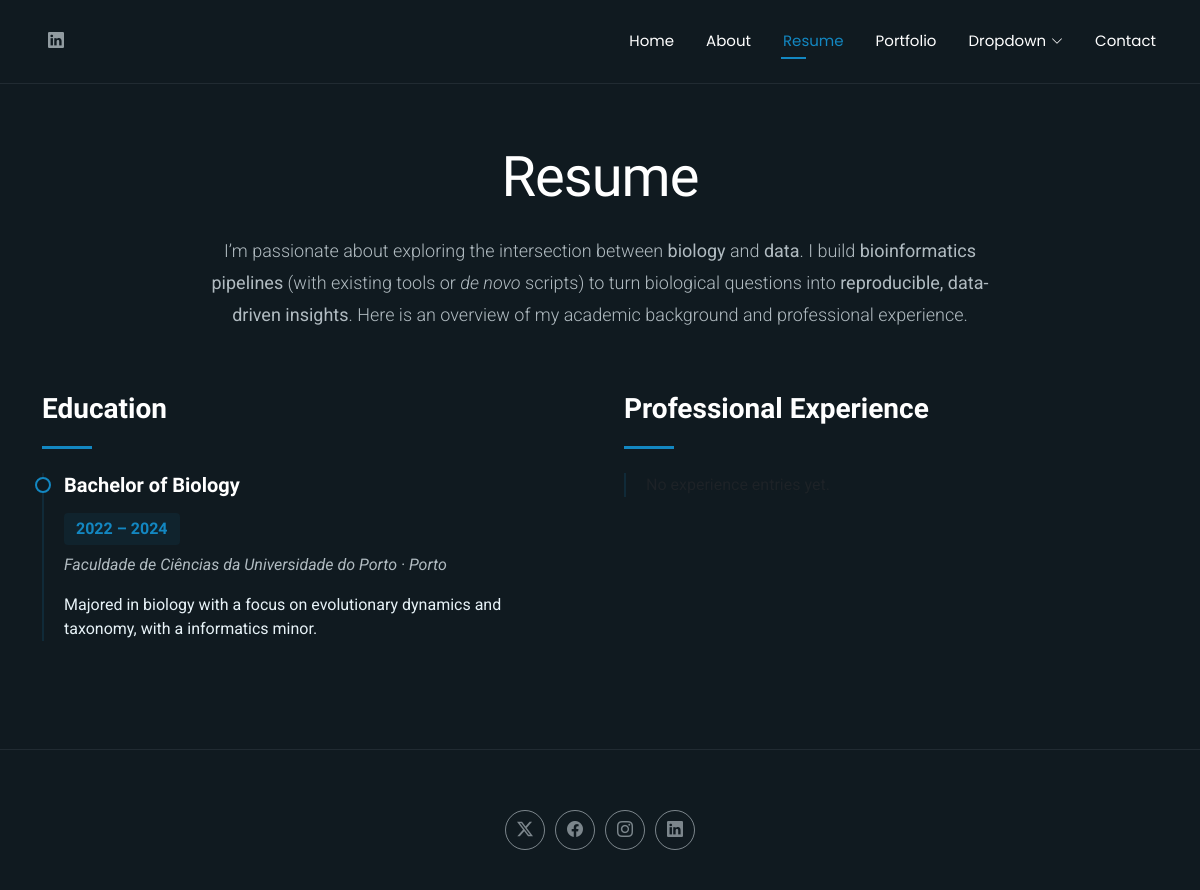
Before: /resume/ with the older database file.
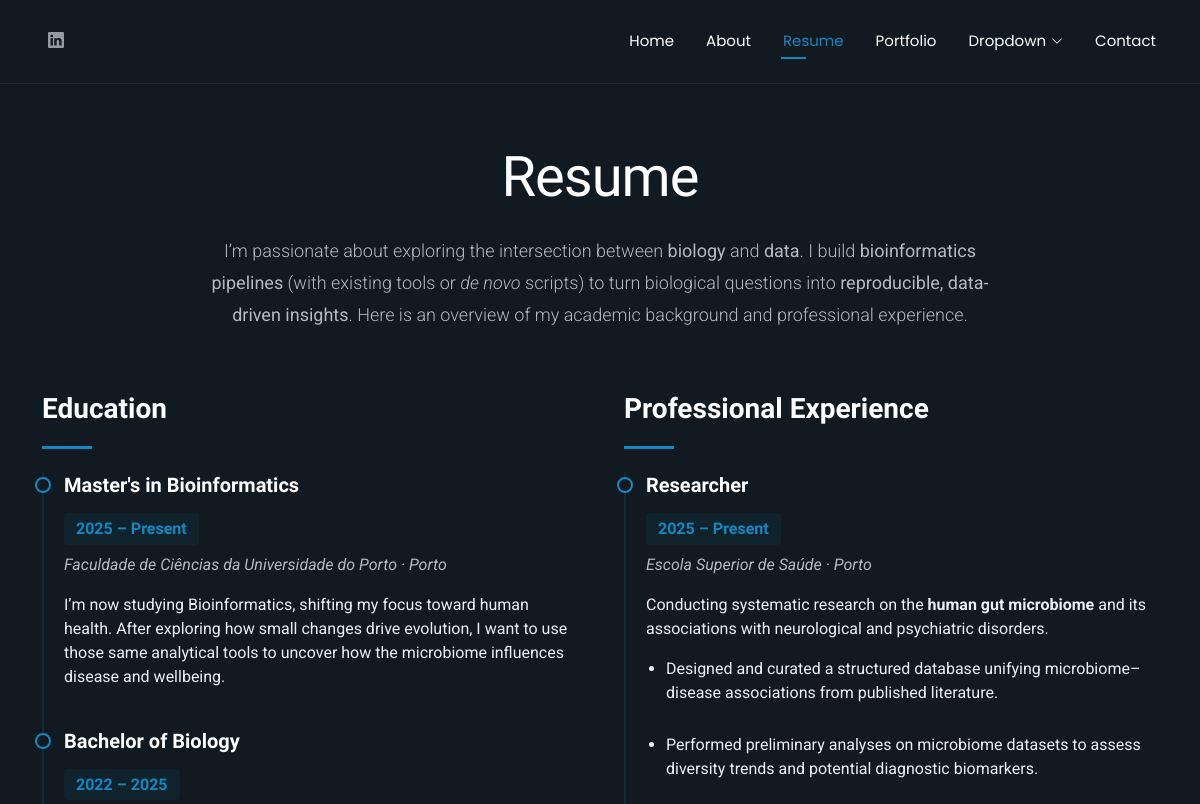
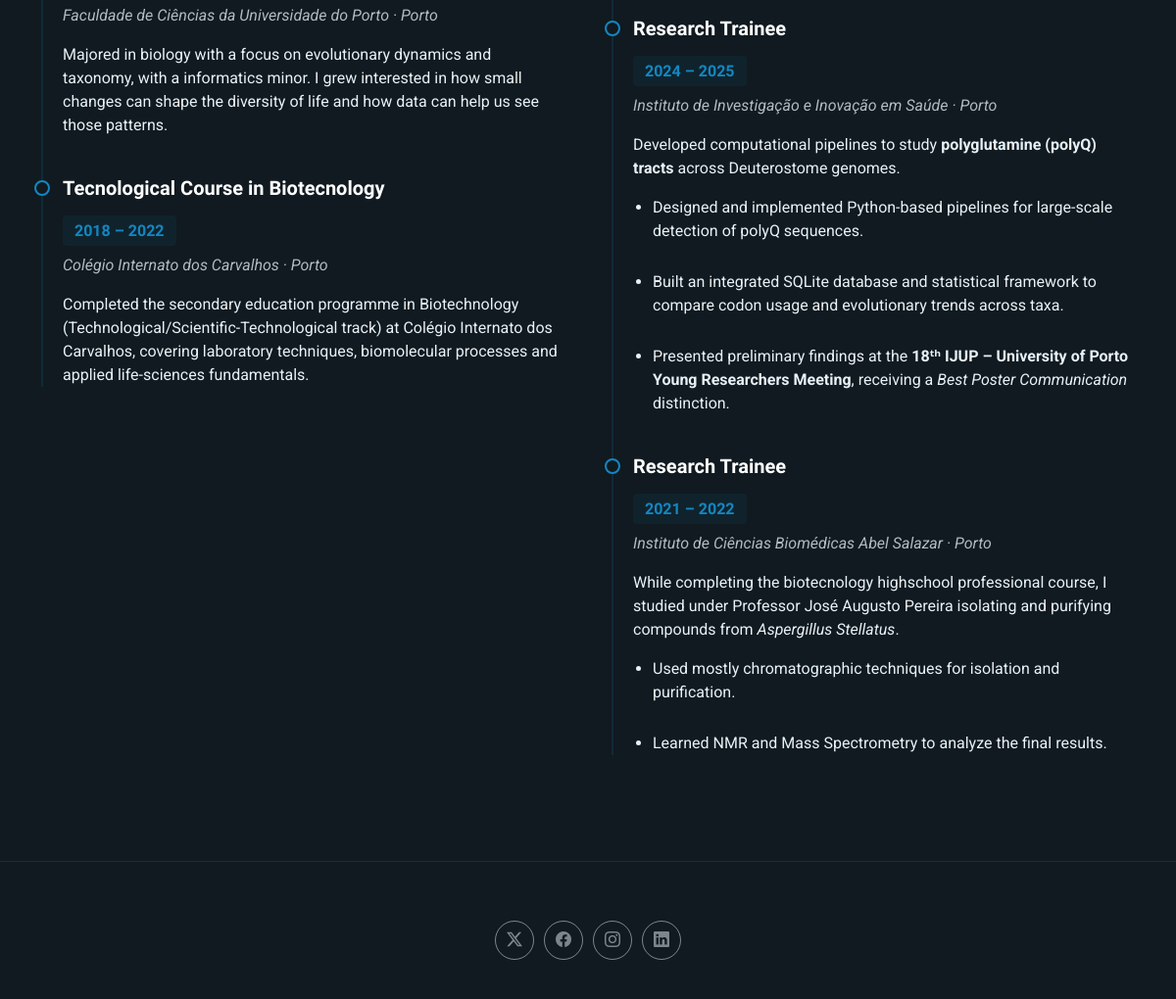
After: the same page with the newer database file (2 pictures, top to bottom).
### main/models.py (models this page shows, shortened)
class Education(models.Model):
    title = models.CharField(max_length=200)
    institution = models.CharField(max_length=200)
    location = models.CharField(max_length=200, blank=True)
    start_year = models.PositiveIntegerField()
    end_year = models.PositiveIntegerField(null=True, blank=True)  # null => Present
    blurb = models.TextField(blank=True)
    order = models.PositiveIntegerField(default=0)
    class Meta:
        ordering = ["order", "-start_year"]

class Experience(models.Model):
    role = models.CharField(max_length=200)
    company = models.CharField(max_length=200)
    location = models.CharField(max_length=200, blank=True)
    start_year = models.PositiveIntegerField()
    end_year = models.PositiveIntegerField(null=True, blank=True)  # null => Present
    blurb = models.TextField(blank=True)
    order = models.PositiveIntegerField(default=0)
    class Meta:
        ordering = ["order", "-start_year"]

class ExperienceBullet(models.Model):
    experience = models.ForeignKey(
        Experience, on_delete=models.CASCADE, related_name="bullets"
    )
    text = models.CharField(max_length=300)
    order = models.PositiveIntegerField(default=0)
    class Meta:
        ordering = ["order", "id"]

### main/views.py (the view)
# urls.py: path("resume/", views.resume, name="resume"),
def resume(request):
    ctx = {
        "educations": Education.objects.all(),
        "experiences": Experience.objects.prefetch_related("bullets").all(),
    }
    return render(request, "resume.html", ctx)

### main/templatetags/markdown_extras.py (called while the page is built)
@register.filter
def markdownify(text):
    if not text:
        return ""
    html = markdown2.markdown(text)
    clean = bleach.clean(
        html,
        tags=["p", "em", "strong", "a", "ul", "ol", "li", "br"],
        attributes={"a": ["href", "title", "target"]},
    )
    return clean

### main/templates/resume.html (shortened to what this page needs)
{% extends "base.html" %}
{% load static %}
{% load markdown_extras %}
{% block body_class %}resume-page{% endblock %}
{% block content %}
<section id="resume" class="resume section">
  <div class="container section-title" data-aos="fade-up">
    <h2>Resume</h2>
    <p class="lead mb-0">
      I’m passionate about exploring the intersection between <strong>biology</strong> and <strong>data</strong>. I build
      <strong>bioinformatics pipelines</strong> (with existing tools or <em>de&nbsp;novo</em> scripts) to turn biological questions
      into <strong>reproducible, data-driven insights</strong>. Here is an overview of my academic background and professional experience.
    </p>
  </div>
  <div class="container" data-aos="fade-up" data-aos-delay="100">
    <div class="row g-5">
      <div class="col-lg-6">
        <div class="resume-item" data-aos="fade-up">
          <h3 class="resume-title">Education</h3>
          <div class="resume-content">
            {% if educations %}
              {% for edu in educations %}
                <article class="education-item">
                  <h4>{{ edu.title }}</h4>
                  <h5 class="resume-year">
                    <span class="year-range">{{ edu.start_year }} – {{ edu.end_year|default:"Present" }}</span></h5>
                  <p class="institution"><em>{{ edu.institution }}                    {% if edu.location %}
                      <span class=" location">· {{ edu.location }}</span>
                    {% endif %}</em></p>
                  {% if edu.blurb %}
                    <p>{{ edu.blurb|linebreaksbr }}</p>
                  {% endif %}
                </article>
              {% endfor %}
            {% else %}
              <p class="text-body-secondary">No education entries yet.</p>
            {% endif %}
          </div>
        </div>
      </div>
      <div class="col-lg-6">
        <div class="resume-item" data-aos="fade-up" data-aos-delay="100">
          <h3 class="resume-title">Professional Experience</h3>
          <div class="resume-content">
            {% if experiences %}
              {% for exp in experiences %}
                <article class="experience-item">
                  <h4>{{ exp.role }}</h4>
                  <h5>
                    {{ exp.start_year }} – {{ exp.end_year|default:"Present" }}
                  </h5>
                  <p class="company"><em>{{ exp.company }} {% if exp.location %} · <span class="company">{{ exp.location }}</span>{% endif %}</em></p>
                  {% if exp.blurb %}
                    <p>{{ exp.blurb|markdownify|safe }}</p>
                  {% endif %}
                  {% if exp.bullets.all %}
                    {% if exp.bullets.all|length %}
                      <ul>
                        {% for b in exp.bullets.all %}
                          <li>{{ b.text|markdownify|safe }}</li>
                        {% endfor %}
                      </ul>
                    {% endif %}
                  {% endif %}
                </article>
              {% endfor %}
            {% else %}
              <p class="text-body-secondary">No experience entries yet.</p>
            {% endif %}
          </div>
        </div>
      </div>
    </div>
  </div>
</section>
{% endblock %}

### main/templates/base.html (shortened to what this page needs)
{% load static %}
<!DOCTYPE html>
<html lang="en" data-bs-theme="{{ theme|default:'dark' }}">
<head>
  <link href="{% static 'assets/vendor/bootstrap/css/bootstrap.min.css' %}" rel="stylesheet">
  <link href="{% static 'assets/vendor/bootstrap-icons/bootstrap-icons.css' %}" rel="stylesheet">
  <link href="{% static 'assets/vendor/aos/aos.css' %}" rel="stylesheet">
  <link href="{% static 'assets/vendor/swiper/swiper-bundle.min.css' %}" rel="stylesheet">
  <link href="{% static 'assets/vendor/glightbox/css/glightbox.min.css' %}" rel="stylesheet">
  <link href="{% static 'assets/css/main.css' %}" rel="stylesheet">
</head>
<body class="{% block body_class %}{% endblock %}">
    <header id="header" class="header d-flex align-items-center light-background sticky-top">
    <div class="container position-relative d-flex align-items-center justify-content-between">
      <nav id="navmenu" class="navmenu">
        <ul>
          <li><a href="{% url 'home' %}" class="{% if request.resolver_match.url_name == 'home' %}active{% endif %}">Home</a></li>
          <li><a href="{% url 'about' %}" class="{% if request.resolver_match.url_name == 'about' %}active{% endif %}">About</a></li>
          <li><a href="{% url 'resume' %}" class="{% if request.resolver_match.url_name == 'resume' %}active{% endif %}">Resume</a></li>
          <li><a href="{% url 'portfolio' %}" class="{% if request.resolver_match.url_name == 'portfolio' %}active{% endif %}">Portfolio</a></li>
          <li class="dropdown">
            <a href="#"><span>Dropdown</span> <i class="bi bi-chevron-down toggle-dropdown"></i></a>
          </li>
          <li><a href="{% url 'contact' %}" class="{% if request.resolver_match.url_name == 'contact' %}active{% endif %}">Contact</a></li>
        </ul>
      </nav>
      <div class="header-social-links">
        <a href="#" class="linkedin"><i class="bi bi-linkedin"></i></a>
      </div>
    </div>
  </header>
  <main class="main">
    {% block content %}
    {% endblock %}
  </main>
  <footer id="footer" class="footer">
    <div class="container">
      <div class="social-links d-flex justify-content-center">
        <a href="#"><i class="bi bi-twitter-x"></i></a>
        <a href="#"><i class="bi bi-facebook"></i></a>
        <a href="#"><i class="bi bi-instagram"></i></a>
        <a href="#"><i class="bi bi-linkedin"></i></a>
      </div>
    </div>
  </footer>
</body>
</html>

### main/templates/base.html (style rules this page uses)
html, body { background-color:var(--bs-body-bg); color:var(--bs-body-color); }
.header.light-background { background:transparent !important; }
.section, .container, .main, .footer { background:transparent !important; }

Changed rows visible on the page:
added Education: title "Master's in Bioinformatics", start_year "2025", end_year "Present", institution "Faculdade de Ciências da Universidade do Porto", location "Porto", blurb "I’m now studying Bioinformatics, shifting my focus toward human health. After exploring how small changes drive evolution, I want to use those same analytical tools to uncover how the microbiome influences disease and wellbeing."
changed Education "Bachelor of Biology": end_year "2024" → "2025"; blurb "Majored in biology with a focus on evolutionary dynamics and taxonomy, with a informatics minor." → "…with a informatics minor. I grew interested in how small changes can shape the diversity of life and how data can help us see those patterns."
added Education: title "Tecnological Course in Biotecnology", start_year "2018", end_year "2022", institution "Colégio Internato dos Carvalhos", location "Porto", blurb "Completed the secondary education programme in Biotechnology (Technological/Scientific-Technological track) at Colégio Internato dos Carvalhos, covering laboratory techniques, biomolecular processes and applied life-sciences fundamentals."
added Experience: role "Researcher", start_year "2025", end_year "Present", company "Escola Superior de Saúde", location "Porto", blurb "Conducting systematic research on the human gut microbiome and its associations with neurological and psychiatric disorders."
added ExperienceBullet: text "Designed and curated a structured database unifying microbiome–disease associations from published literature.", shown under "Researcher"
added ExperienceBullet: text "Performed preliminary analyses on microbiome datasets to assess diversity trends and potential diagnostic biomarkers.", shown under "Researcher"
added Experience: role "Research Trainee", start_year "2024", end_year "2025", company "Instituto de Investigação e Inovação em Saúde", location "Porto", blurb "Developed computational pipelines to study polyglutamine (polyQ) tracts across Deuterostome genomes."
added ExperienceBullet: text "Designed and implemented Python-based pipelines for large-scale detection of polyQ sequences.", shown under "Research Trainee"
added ExperienceBullet: text "Built an integrated SQLite database and statistical framework to compare codon usage and evolutionary trends across taxa.", shown under "Research Trainee"
added ExperienceBullet: text "Presented preliminary findings at the 18ᵗʰ IJUP – University of Porto Young Researchers Meeting , receiving a Best Poster Communication distinction.", shown under "Research Trainee"
added Experience: role "Research Trainee", start_year "2021", end_year "2022", company "Instituto de Ciências Biomédicas Abel Salazar", location "Porto", blurb "While completing the biotecnology highschool professional course, I studied under Professor José Augusto Pereira isolating and purifying compounds from Aspergillus Stellatus ."
added ExperienceBullet: text "Used mostly chromatographic techniques for isolation and purification.", shown under "Research Trainee"
added ExperienceBullet: text "Learned NMR and Mass Spectrometry to analyze the final results.", shown under "Research Trainee"
